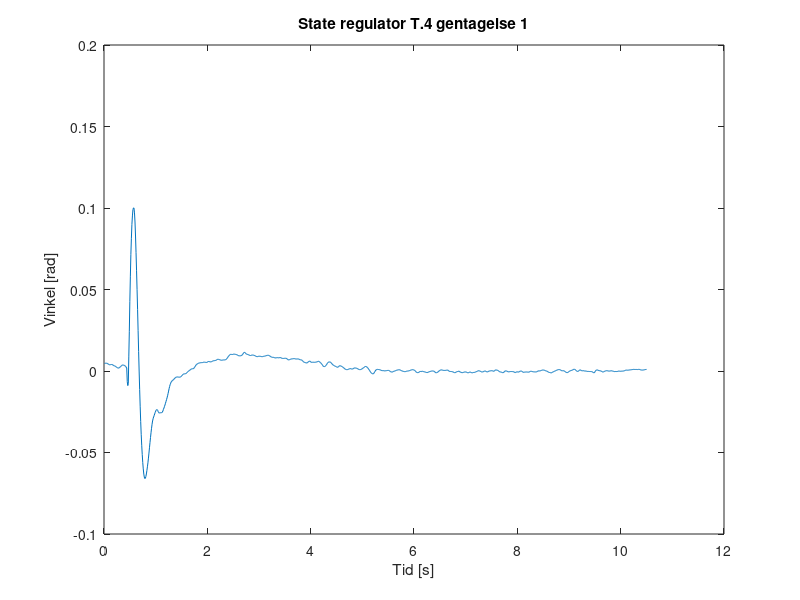

Source code (MATLAB): (Note: this script raises an error after producing the figure.)
clc
clear all
close all

load('dataState.mat');

realdata=[dataState(1:12685)];

n=1050;
for i = 1:n
    tid(i) = 0.01 * i;
end

data(:,1)=realdata(151:1200);
data(:,2)=realdata(1171:2220);
data(:,3)=realdata(2211:3260);
data(:,4)=realdata(3241:4290);
data(:,5)=realdata(4291:5340);
data(:,6)=realdata(5371:6420);
data(:,7)=realdata(6326:7375);
data(:,8)=realdata(7361:8410);
data(:,9)=realdata(8421:9470);
data(:,10)=realdata(11601:12650);

for i = 1:10
    dataFilt(1,i) = data(1,i);
    dataFilt(2,i) = (data(1,i) + data(2,i))/2;
end

for i = 1:10
    for ii=1:1048
        dataFilt(ii+2,i)=(data(ii,i)+data(ii+1,i)+data(ii+2,i))/3;
    end
end


temp = zeros(10);

for i=1:10
    for ii=550:1050
        temp(i) = temp(i) + dataFilt(ii,i);
    end
end


offset = temp/500;

for i=1:10
    figure(i);
    plot(tid,dataFilt(:,i)-offset(i));
    a=sprintf('State regulator T.4 gentagelse %d',i);
    title(a)
    ylabel("Vinkel [rad]");
    xlabel("Tid [s]");
    yline(0.0175);
    yline(-0.0175);
end



%plot(data);

